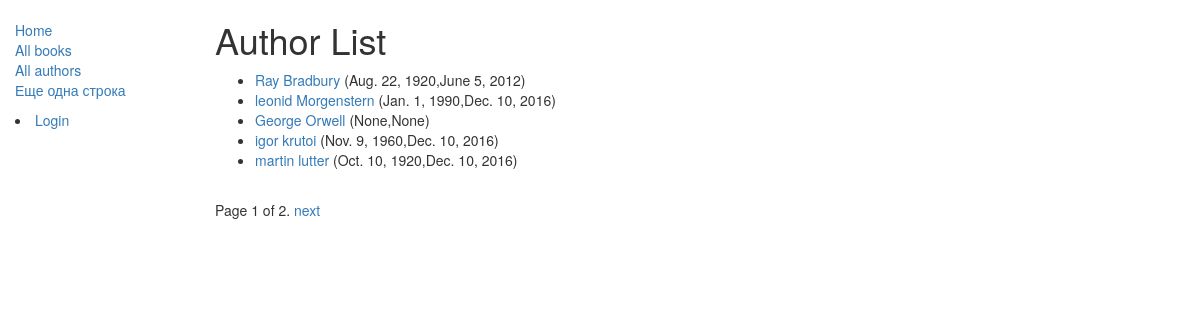
Screenshot of /catalog/authors/ with the database file from the repository.
### catalog/models.py (models this page shows, shortened)
class Author(models.Model):
    first_name = models.CharField(max_length=100)
    last_name = models.CharField(max_length=100)
    date_of_birth = models.DateField(null=True, blank=True)
    date_of_death = models.DateField('died', null=True, blank=True)
    class Meta:
        ordering = ['last_name', 'first_name']
    def get_absolute_url(self):
        return reverse('author-detail', args=[str(self.id)])

### catalog/views.py (the view)
class AuthorListView(generic.ListView):
    model = Author
    paginate_by = 5

### catalog/templates/catalog/author_list.html
{% extends "base_generic.html" %}
{% block content %}
    <h1>Author List</h1>
    {% if author_list %}
    <ul>
      {% for author in author_list %}
      <li>
        <a href="{{ author.get_absolute_url }}">{{ author.first_name  }} {{ author.last_name  }}</a>
        ({{author.date_of_birth}},{{author.date_of_death}})
      </li>
      {% endfor %}
    </ul>
    {% else %}
      <p>There are no authors in the library.</p>
    {% endif %}
{% endblock %}

### rows the page displays
Author: first_name "Ray", last_name "Bradbury", date_of_birth "Aug. 22, 1920", date_of_death "June 5, 2012"
Author: first_name "leonid", last_name "Morgenstern", date_of_birth "Jan. 1, 1990", date_of_death "Dec. 10, 2016"
Author: first_name "George", last_name "Orwell", date_of_birth "None", date_of_death "None"
Author: first_name "igor", last_name "krutoi", date_of_birth "Nov. 9, 1960", date_of_death "Dec. 10, 2016"
Author: first_name "martin", last_name "lutter", date_of_birth "Oct. 10, 1920", date_of_death "Dec. 10, 2016"

### other values shown
{{ page_obj.number }} "1"
{{ page_obj.paginator.num_pages }} "2"
